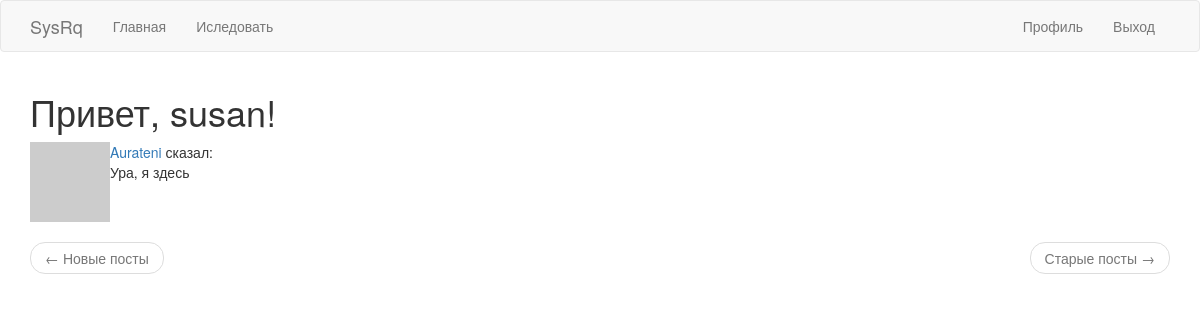
Page /explore (signed in) on the committed database.
### app/models.py (models this page shows, shortened)
class User(UserMixin, db.Model):
    id = db.Column(db.Integer, primary_key=True)
    username = db.Column(db.String(64), index=True, unique=True)
    email = db.Column(db.String(120), index=True, unique=True)
    password_hash = db.Column(db.String(128))
    posts = db.relationship('Post', backref='author', lazy='dynamic')
    about_me = db.Column(db.String(140))
    last_seen = db.Column(db.DateTime, default=datetime.utcnow)
    followed = db.relationship(
        'User', secondary=followers,
        primaryjoin=(followers.c.follower_id == id),
        secondaryjoin=(followers.c.followed_id == id),
        backref=db.backref('followers', lazy='dynamic'), lazy='dynamic')
    def avatar(self, size):
        digest = md5(self.email.lower().encode('utf-8')).hexdigest()
        return 'https://www.gravatar.com/avatar/{}?d=identicon&s={}'.format(
            digest, size)

class Post(db.Model):
    id = db.Column(db.Integer, primary_key=True)
    body = db.Column(db.String(140))
    timestamp = db.Column(db.DateTime, index=True, default=datetime.utcnow)
    user_id = db.Column(db.Integer, db.ForeignKey('user.id'))

### app/routes.py (the view)
@app.route('/explore')
@login_required
def explore():
    page = request.args.get('page', 1, type=int)
    posts = Post.query.order_by(Post.timestamp.desc()).paginate(
        page, app.config['POSTS_PER_PAGE'], False)
    next_url = url_for('explore', page=posts.next_num) \
        if posts.has_next else None
    prev_url = url_for('explore', page=posts.prev_num) \
        if posts.has_prev else None
    return render_template('index.html', title='Исследовать', posts=posts.items, next_url=next_url, prev_url=prev_url)

### app/models.py (called while the page is built)
@login.user_loader
def load_user(id):
    return User.query.get(int(id))

### app/routes.py (called while the page is built)
@app.before_request
def before_request():
    if current_user.is_authenticated:
        current_user.last_seen = datetime.utcnow()
        db.session.commit()

### app/templates/index.html (shortened to what this page needs)
{% extends "base.html" %}
{% import 'bootstrap/wtf.html' as wtf %}
{% block app_content %}
    <h1>Привет, {{ current_user.username }}!</h1>
    {% for post in posts %}
        {% include '_post.html' %}
    {% endfor %}
    <nav aria-label="...">
        <ul class="pager">
            <li class="previous{% if not prev_url %} disabled{% endif %}">
                <a href="{{ prev_url or '#' }}">
                    <span aria-hidden="true">&larr;</span> {{ ('Новые посты') }}
                </a>
            </li>
            <li class="next{% if not next_url %} disabled{% endif %}">
                <a href="{{ next_url or '#' }}">
                    {{ ('Старые посты') }} <span aria-hidden="true">&rarr;</span>
                </a>
            </li>
        </ul>
    </nav>
{% endblock %}

### app/templates/_post.html
 <table>
        <tr valign="top">
            <td><img src="{{ post.author.avatar(70) }}"></td>
            <td>
                <a href="{{ url_for('user', username=post.author.username) }}">
                    {{ post.author.username }}
                </a>
                сказал:<br>{{ post.body }}
            </td>
        </tr>
    </table>

### rows in the picture
User: username "susan"
Post: author.username "Aurateni", body "Ура, я здесь"

### other values in the picture
{{ ('Главная') }} "Главная"
{{ ('Иследовать') }} "Иследовать"
{{ ('Профиль') }} "Профиль"
{{ ('Выход') }} "Выход"
{{ ('Новые посты') }} "Новые посты"
{{ ('Старые посты') }} "Старые посты"
